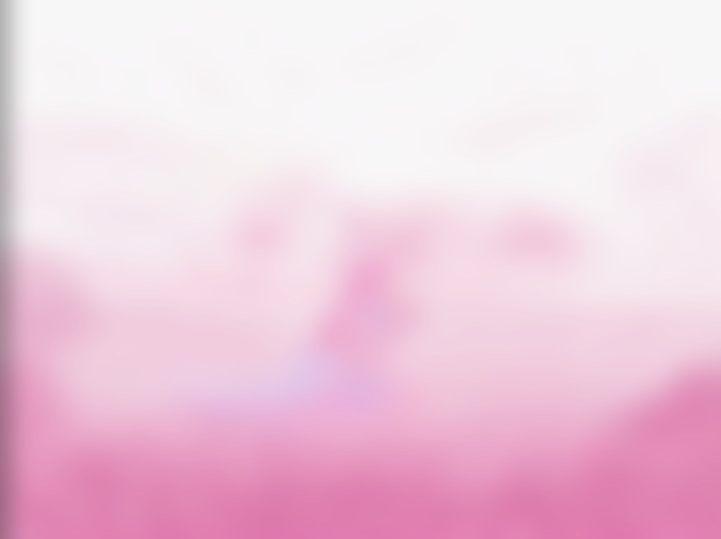
#> input picture dist/wallpaper-sample/bg-haze-28.jpg, 1442 x 1077 px (shown at 1/2 size)
$ python make-hazy-variants.py wallpaper-sample/bg-haze-28.jpg out wallpaper-sample/bg-heavy-55.jpg
#> lines starting #> are read from the running program, lines starting #| are printed output that depends on the picture
"""Make pre-blurred variants of a wallpaper (for the 'paint on the panel' mode,
where the haze is baked in instead of computed live by CSS blur()).

usage: python make-hazy-variants.py <src image> <out dir> [base name]
"""
import sys

from PIL import Image, ImageFilter

SRC = sys.argv[1]
OUTDIR = sys.argv[2]
BASE = sys.argv[3] if len(sys.argv) > 3 else 'hazy'

VARIANTS = [
    ('soft', 12, 1.00, 0.00),   # light haze, image clearly readable
    ('haze', 28, 0.97, 0.18),   # the balanced look
    ('heavy', 55, 0.93, 0.38),  # very misty, mostly colour
]
WIDTH = 1920

src = Image.open(SRC).convert('RGB')
#> src is the input picture: PIL image 1442x1077 RGB; mean R, G, B 238.7, 205.2, 222.2
ratio = WIDTH / src.width
#> ratio = 1.33
if src.width > WIDTH:
    src = src.resize((WIDTH, max(1, round(src.height * ratio))), Image.LANCZOS)
print(f'source prepared: {src.width}x{src.height}')
#| source prepared: 1442x1077

for name, blur, brightness, wash in VARIANTS:
    img = src.filter(ImageFilter.GaussianBlur(blur))
    if brightness != 1.0:
        from PIL import ImageEnhance
        img = ImageEnhance.Brightness(img).enhance(brightness)
    if wash > 0:
        # A soft white veil on top, so it reads as mist rather than a blurred photo.
        veil = Image.new('RGB', img.size, (255, 250, 253))
        img = Image.blend(img, veil, wash)
    path = f'{OUTDIR}/bg-{name}-{blur}.jpg'
    img.save(path, quality=88, optimize=True)
    print(f'wrote {path}')
#> this loop made 3 passes
#> pass 2, `veil = Image.new('RGB', img.size, (255, 250, 253))`:
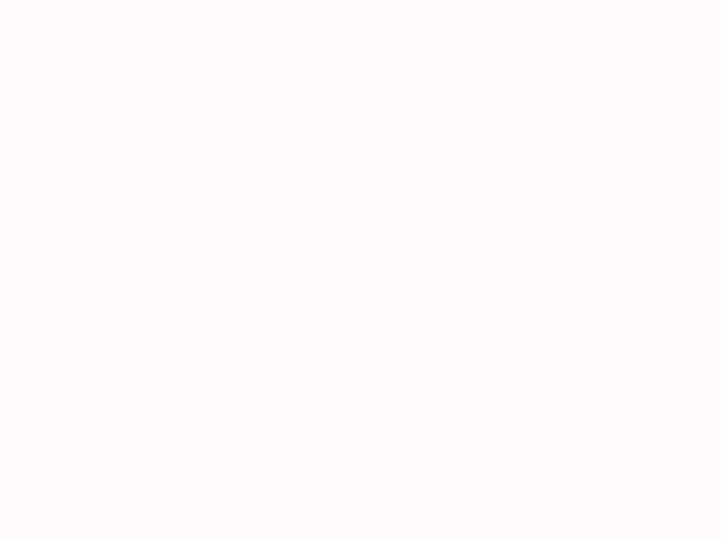
#> veil: PIL image 1442x1077 RGB (shown at 1/2 size); mean R, G, B 255, 250, 253
#> after the loop:
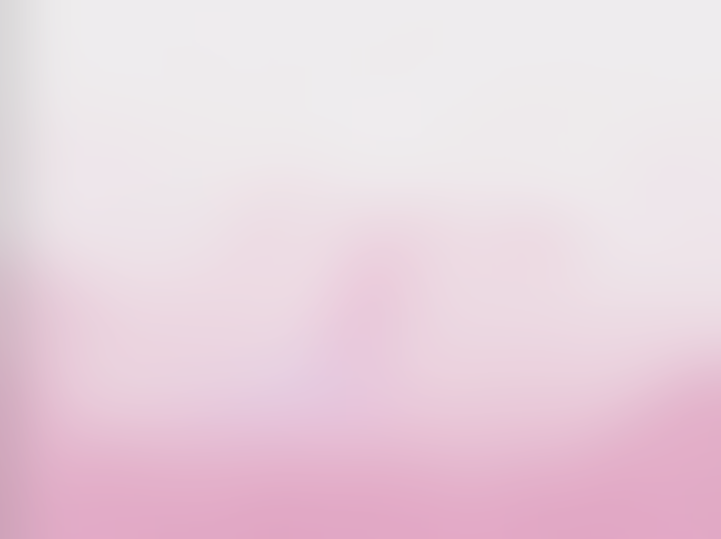
#> img: PIL image 1442x1077 RGB (shown at 1/2 size); mean R, G, B 233.4, 212.3, 223.3
